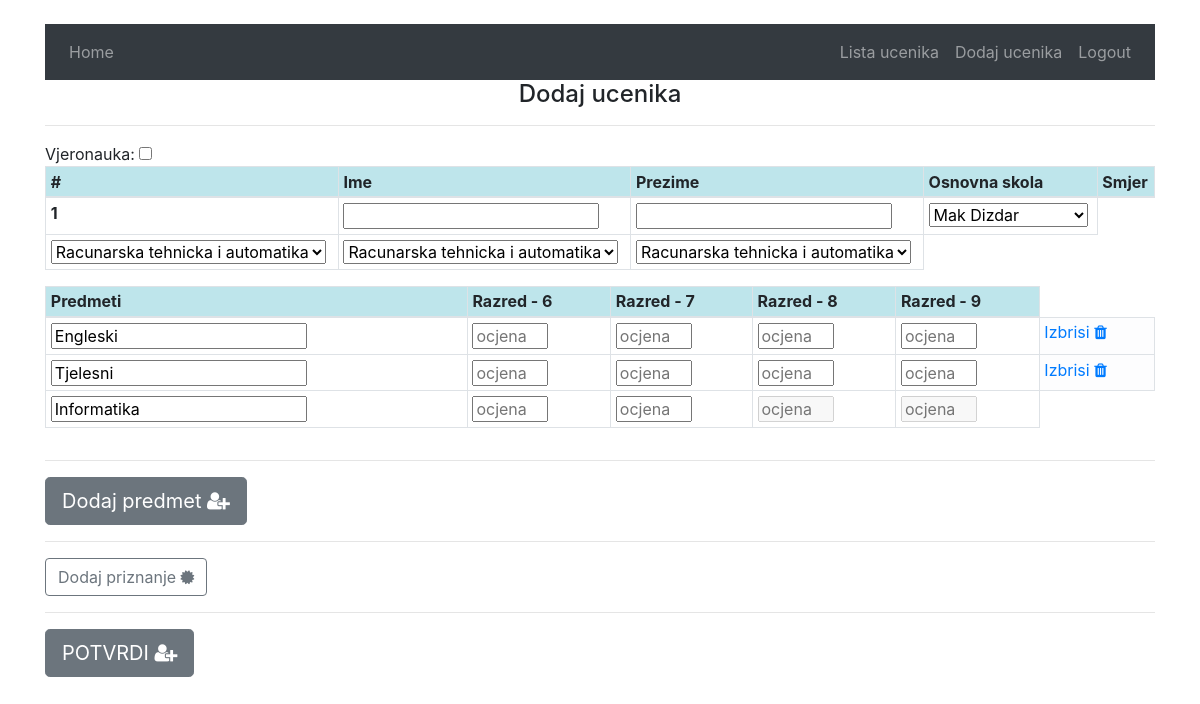
Page /tscze/add-student/ (signed in) on the earlier database version.
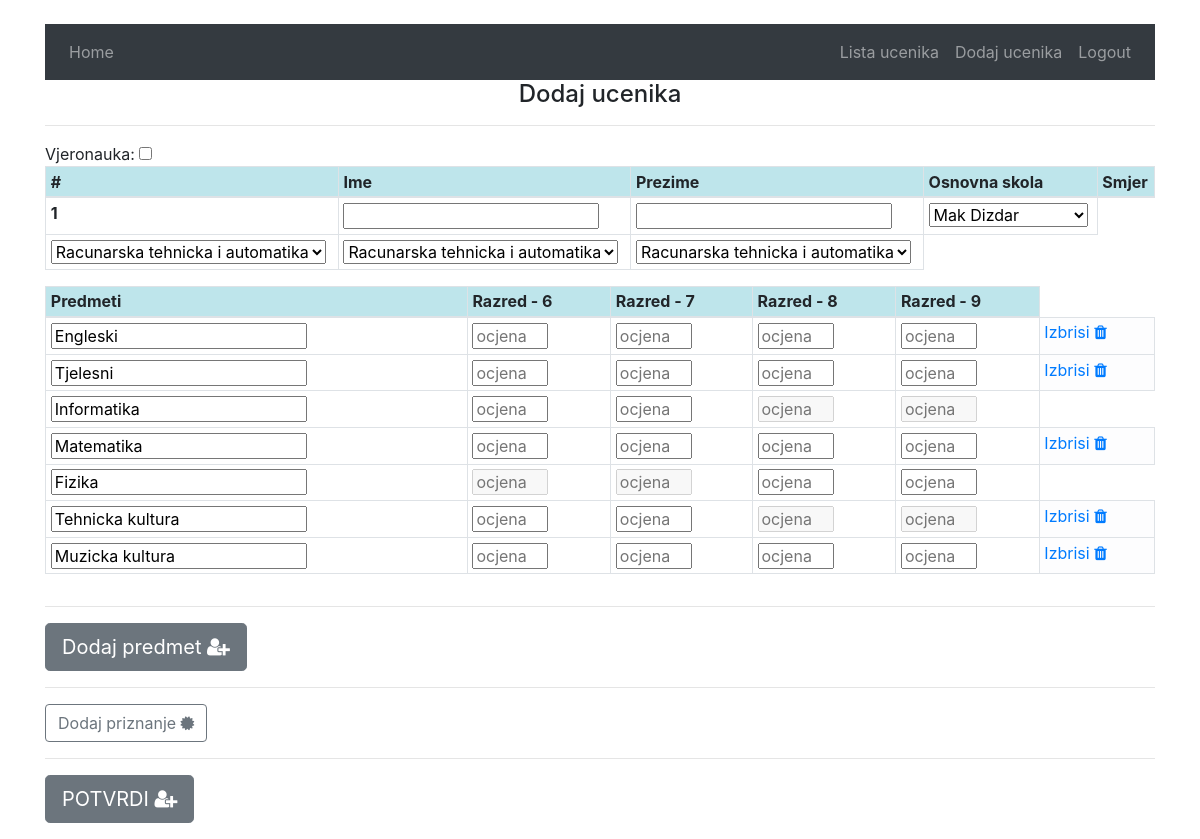
Same page on the later database version.
### tehnicka/models.py (models this page shows, shortened)
class Predmet(models.Model):
    naziv_predmeta=models.CharField(max_length=60)
    ocjene_ucenika=models.ManyToManyField(Ucenik, through='Predmet_Ocjena')
    class Meta:
        verbose_name_plural = "Predmeti"

### tehnicka/views.py (the view)
# urls.py: path("add-student/", views.dodajucenika, name='dodajucenika'),
def dodajucenika(request):
        if request.method == "POST":
            try:
                saveStudent(request)
                response=redirect('/admin/')
                return response
            except KeyError:
                return HttpResponse(" Error dodajucenika")
        else: # GET request
            return getStudent(request)

### tehnicka/createUcenik.py (called while the page is built)
def getStudent(request):
    context={
    'smjerovi': Smjer.objects.all(),
    'skole':Skola.objects.all(),
    'predmeti':Predmet.objects.all(),
    'takmicenja':Takmicenje.objects.all()
    }
    if not request.user.is_authenticated:
        return render(request, "users/login.html", {"message": None})
    return render(request, 'tehnicka/dodajucenika.html', context)

### tehnicka/templates/tehnicka/dodajUcenika.html (shortened to what the changed rows need)
{% extends "tehnicka/base.html" %}
 {% load static %}
{% block body %}
<div class="container">
  <form action="{% url 'tehnicka:dodajucenika' %}" method='POST'>
    <div class="table-responsive" id="tbl_add_student_ime">
      <table class="table table-sm table-hover table-bordered">
        <thead>
          <tr>
            <th  class="table-info" scope="col">#</th>
            <th  class="table-info" scope="col">Ime</th>
            <th  class="table-info" scope="col">Prezime</th>
            <th  class="table-info" scope="col">Osnovna skola </th>
            <th  class="table-info" scope="col">Smjer</th>
          </tr>
        </thead>
        <tbody>
          <tr>
            <th scope="row">1</th>
          </tr>
        </tbody>
      </table>
    </div>
    <div class="table-responsive" id="div_add_student_grades">
      <table class="table table-sm table-hover table-bordered" id="tbl_add_student_grades">
          <thead>
            <tr>
              <th  class="table-info" scope="col">Predmeti</th>
              <th  class="table-info" scope="col">Razred - 6</th>
              <th  class="table-info" scope="col">Razred - 7</th>
              <th  class="table-info" scope="col">Razred - 8</th>
              <th  class="table-info" scope="col">Razred - 9</th>
            </tr>
          </thead>
          <tbody>
            {% for predmet in predmeti %}
               {% if predmet.naziv_predmeta == "Informatika" %}
                    <tr>
                          <td><input type="text"  placeholder= "Ime predmeta" name="naziv" value="{{predmet.naziv_predmeta}}"></td>
		                  <td> <input type="number" min=2 max=5 placeholder="ocjena" name="razred6" value="" ></td>
		                  <td><input type="number" min=2 max=5 placeholder="ocjena"  name="razred7" value="" ></td>
                          <td> <input type="number" min=2 max=5 placeholder="ocjena" name="razred8" value=""disabled></td>
                          <td> <input type="number" min=2 max=5 placeholder="ocjena"  name="razred9" value=""disabled></td>
		            </tr>
               {% elif predmet.naziv_predmeta == "Fizika" %}
                     <tr>
                          <td><input type="text"  placeholder= "Ime predmeta" name="naziv" value="{{predmet.naziv_predmeta}}"></td>
		                  <td> <input type="number" min=2 max=5 placeholder="ocjena" name="razred6" value="" disabled></td>
		                  <td><input type="number" min=2 max=5 placeholder="ocjena"  name="razred7" value=""disabled ></td>
                          <td> <input type="number" min=2 max=5 placeholder="ocjena" name="razred8" value=""></td>
                          <td> <input type="number" min=2 max=5 placeholder="ocjena"  name="razred9" value=""></td>
		            </tr>
                    {% elif predmet.naziv_predmeta == "Tehnicka kultura" %}
                                <tr>
                                  <td><input type="text"  placeholder= "Ime predmeta" name="naziv" value="{{predmet.naziv_predmeta}}"></td>
		                          <td> <input type="number" min=2 max=5 placeholder="ocjena" name="razred6" value=""></td>
		                          <td><input type="number" min=2 max=5 placeholder="ocjena"  name="razred7" value=""></td>
                                  <td> <input type="number" min=2 max=5 placeholder="ocjena" name="razred8" value="" disabled></td>
                                  <td> <input type="number" min=2 max=5 placeholder="ocjena"  name="razred9" value="" disabled></td>
		                          <td class="table-light"> <a href="#" id="brisi_priznanje" class="brisipredmet"> <span> Izbrisi </span><i class="fa fa-trash"></i> </a> </td>
		                       </tr>
                    {% else %}
                             <tr>
                                  <td><input type="text"  placeholder= "Ime predmeta" name="naziv" value="{{predmet.naziv_predmeta}}"></td>
		                          <td> <input type="number" min=2 max=5 placeholder="ocjena" name="razred6" value=""></td>
		                          <td><input type="number" min=2 max=5 placeholder="ocjena"  name="razred7" value=""></td>
                                  <td> <input type="number" min=2 max=5 placeholder="ocjena" name="razred8" value=""></td>
                                  <td> <input type="number" min=2 max=5 placeholder="ocjena"  name="razred9" value=""></td>
		                          <td class="table-light"> <a href="#" id="brisi_priznanje" class="brisipredmet"> <span> Izbrisi </span><i class="fa fa-trash"></i> </a> </td>
		                     </tr>
              {% endif %}
              {% endfor %}
          </tbody>
        </table>
      </div>
  </form>
</div>
{% endblock %}

Differences in the rows shown:
added Predmet: naziv "Matematika"
added Predmet: naziv "Fizika"
added Predmet: naziv "Tehnicka kultura"
added Predmet: naziv "Muzicka kultura"
